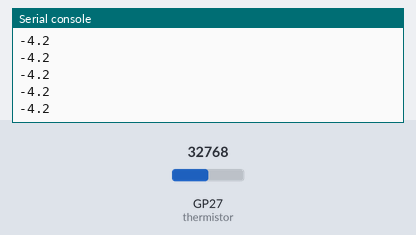
A program run on a simulated Raspberry Pi Pico running MicroPython. On the bench: the last lines printed to the serial console. The test bench sets the inputs (shaded band); at power-on: GP27 (thermistor) = 32768 (analog values on the 0–65535 scale).

Above: at 1.2 s.
1.3 s: GP27 (thermistor) set to 45874
At 1.31 s:
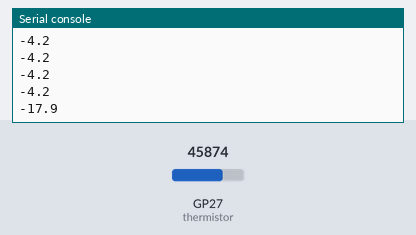
2.8 s: GP27 (thermistor) set to 57670
At 2.81 s:
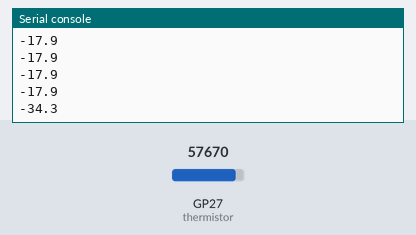
Timing chart, 0 to 5.8 s (numbered marks = the images above; inputs shaded):
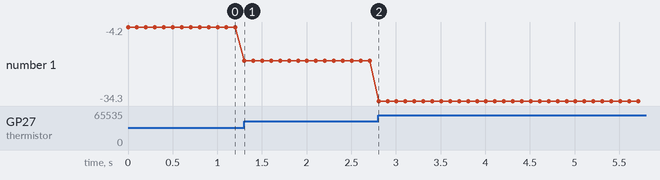

Measured:
- after the input at 1.3 s, the serial console: prints a new line at once (image 1)
- after the input at 2.8 s, the serial console: prints a new line at once (image 2)
- plotted number 1: -4.2 → -17.9 after the input at 1.3 s, -17.9 → -34.3 after the input at 2.8 s

The program:

thermistor.py
```python
from machine import Pin #Importamos la librería para el control de los pines
import utime #Importamos la librería utime para implementar delays
import math #Importamos la librería math para realizar operaciones de logaritmos

#Constantes para la conversion de la temperatura
sensibilidad = 1.0/65536 #(1/LSB)
volt_max = 3.3 #voltaje fuente del divisor

T0 = 298.15 #Temperatura ambiente en kelvin
R0 = 100000 #Resitencia del therm a temperatura ambiente
B = 4250 #Constante B

#Inicializar el pin del ADC
thermistor = machine.ADC(27)

while 1:
    #leer el voltaje del pin 27 como un numero de 16 bits
    therm = thermistor.read_u16()

    #Convertir el numero leido en el valor del voltaje
    voltaje = volt_max * therm * sensibilidad

    #Calcular la resistencia del Thermisor a partir del voltaje
    resistencia = (voltaje * 470000)/(3.3 - voltaje)

    #Hallar la inversa de la temperatura en kelvin
    T_inv = (1/T0) + (1/B) * math.log(resistencia/R0)

    #Invierte el valor y convierte la temperatura de K a C
    T = round((1/ T_inv) - 273.15,1)

    #Imprime el valor de la temperatura en Celsius en pantalla
    print(T)
    utime.sleep(0.1)
```
